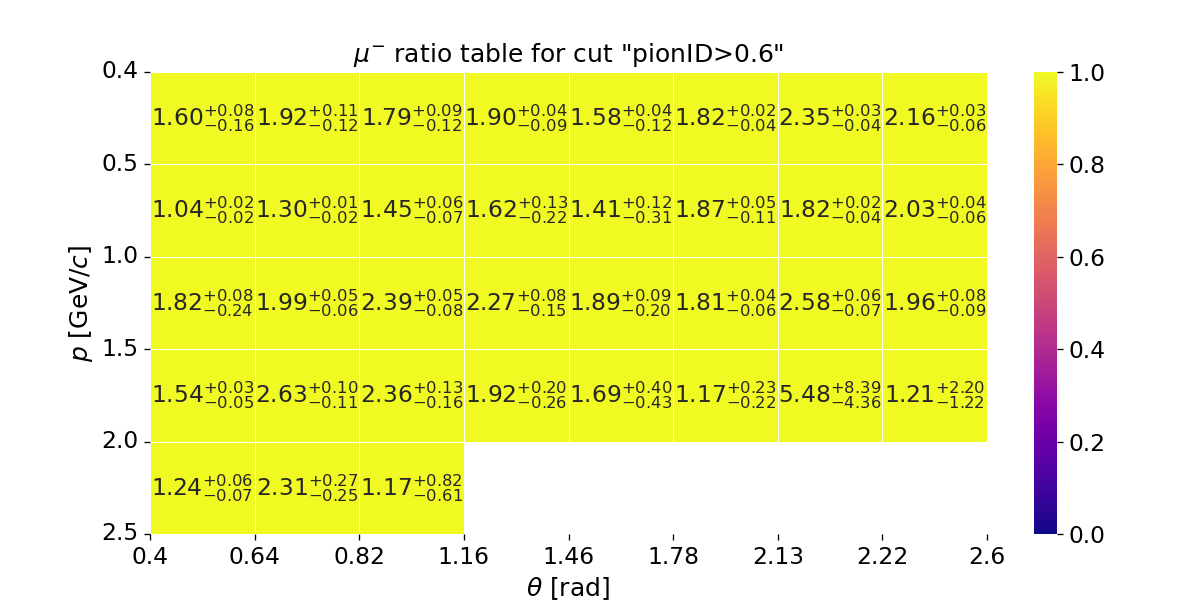

This chart was generated by the following Python code:
#!/usr/bin/env python3

import os
import sys
import json
import warnings
import itertools
import argparse
import numpy as np
import pandas as pd
import seaborn as sns
import matplotlib.pyplot as plt
import matplotlib.ticker as ticker
from matplotlib.patches import Rectangle
import math

plot_title = '$\mu^{-}$ ratio table for cut "pionID>0.6"'
fig, ax = plt.subplots(1, 1, figsize=(10, 5), dpi=120)

df = pd.read_csv("./pionID_efficiency_muon.csv")

x_label_name = "theta"
y_label_name = "p"
x_label = [0.4, 0.64, 0.82, 1.16, 1.46, 1.78, 2.13, 2.22, 2.6] # theta
y_label = [0.4, 0.5, 1.0, 1.5, 2, 2.5] # p

arr_charge = df["charge"].to_numpy()
arr_p_min = df["p_min"].to_numpy()
arr_p_max = df["p_max"].to_numpy()
arr_theta_min = df["theta_min"].to_numpy()
arr_theta_max = df["theta_max"].to_numpy()
arr_data_MC_ratio = df["data_MC_ratio"].to_numpy()
arr_data_MC_uncertainty_stat_up = df["data_MC_uncertainty_stat_up"].to_numpy()
arr_data_MC_uncertainty_stat_dn = df["data_MC_uncertainty_stat_dn"].to_numpy()
arr_data_MC_uncertainty_sys_up = df["data_MC_uncertainty_sys_up"].to_numpy()
arr_data_MC_uncertainty_sys_dn = df["data_MC_uncertainty_sys_dn"].to_numpy()
arr_data_MC_uncertainty_up = np.sqrt(arr_data_MC_uncertainty_stat_up*arr_data_MC_uncertainty_stat_up+arr_data_MC_uncertainty_sys_up*arr_data_MC_uncertainty_sys_up)
arr_data_MC_uncertainty_dn = np.sqrt(arr_data_MC_uncertainty_stat_dn*arr_data_MC_uncertainty_stat_dn+arr_data_MC_uncertainty_sys_dn*arr_data_MC_uncertainty_sys_dn)

arr = np.empty((len(y_label) - 1,len(x_label) - 1,))
arr[:] = np.nan

annot_labels = [["" for col in range(len(x_label) - 1)] for row in range(len(y_label) - 1)]

for charge, p_min, p_max, theta_min, theta_max, data_MC_ratio, data_MC_uncertainty_up, data_MC_uncertainty_dn in zip(arr_charge, arr_p_min, arr_p_max, arr_theta_min, arr_theta_max, arr_data_MC_ratio, arr_data_MC_uncertainty_up, arr_data_MC_uncertainty_dn):
    if charge == "+":
        continue

    p_index = 0
    theta_index = 0
    for i, temp_p_min in zip(range(0,len(y_label)), y_label):
        if math.isclose(temp_p_min, p_min):
            p_index = i
            break
    for i, temp_theta_min in zip(range(0,len(x_label)), x_label):
        if math.isclose(temp_theta_min, theta_min):
            theta_index = i
            break
    arr[p_index][theta_index] = data_MC_ratio
    annot_labels[p_index][theta_index] = f'{data_MC_ratio:.2f}$^{{+{data_MC_uncertainty_up:.2f}}}_{{-{data_MC_uncertainty_dn:.2f}}}$'


plot_args = {'linewidths': .5, 'fmt': '', 'cbar_kws': {'fraction': .05}, 'vmin': 0, 'vmax': 1, 'cmap': 'plasma'}


sns.heatmap(arr, annot=annot_labels, annot_kws={"fontsize": 14}, ax=ax, **plot_args)

ax.set_xticks(np.arange(0, len(x_label)))
ax.set_xticklabels(np.round(x_label, 4), fontsize=14)

ax.set_yticks(np.arange(0, len(y_label)))
ax.set_yticklabels(np.round(y_label, 4), rotation=0, fontsize=14)

ax.set_xlabel(r"$\theta$ [rad]", fontsize=15)
ax.set_ylabel(r"$p$ [GeV/$c$]", fontsize=15)
ax.set_title(plot_title, fontsize=16)

ax.collections[0].colorbar.ax.tick_params(labelsize=14)

ax.set_title(plot_title, fontsize=15)

plt.savefig('MU_minus_pionID.png')
